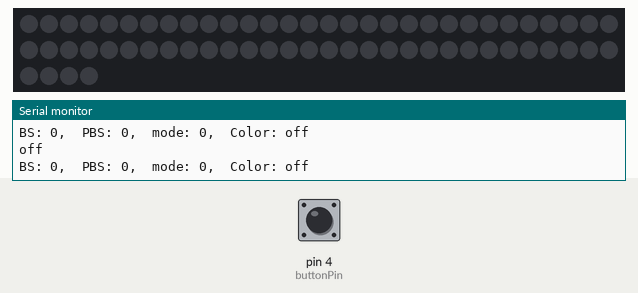
Recording of a sketch running on a simulated Arduino Uno, built with avr-gcc and run on an emulated ATmega328P. On the bench: 64 RGB LEDs in strip order, left to right, continuing on the next row, the last lines printed to the serial monitor. The test bench sets the inputs (shaded band); at power-on: pin 4 (buttonPin) LOW. Dim RGB values are drawn brighter than linear.

Above: at 1.2 s.
1.3 s: pin 4 (buttonPin) pulled HIGH for 3.2 s
At 1.9 s:
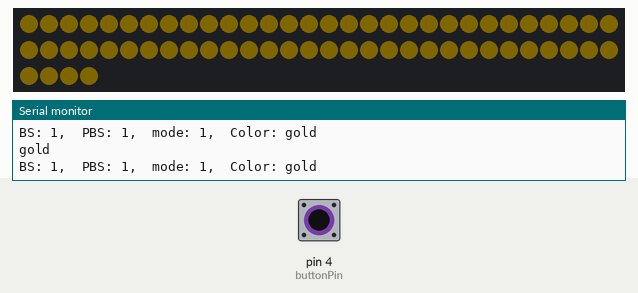
5.1 s: pin 4 (buttonPin) pulled HIGH for 3.2 s
At 8.43 s:
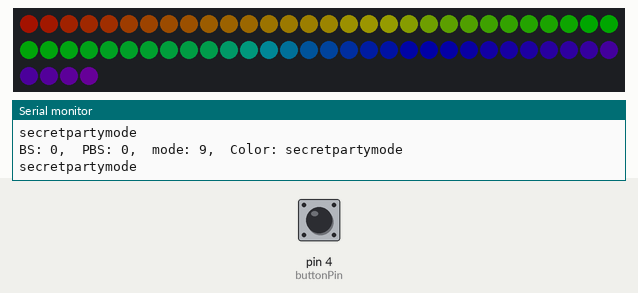
8.9 s: pin 4 (buttonPin) pulled HIGH for 3.2 s
At 12.19 s:
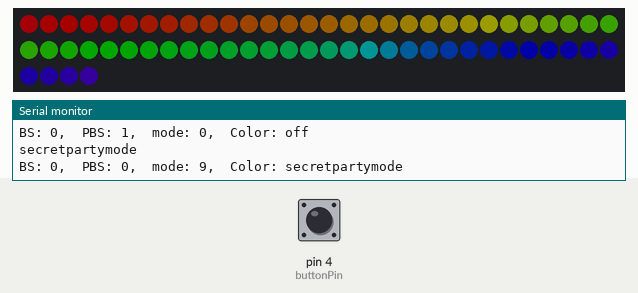
12.7 s: pin 4 (buttonPin) pulsed HIGH 5 times (0.12 s each, 0.3 s apart)
At 16.9 s:
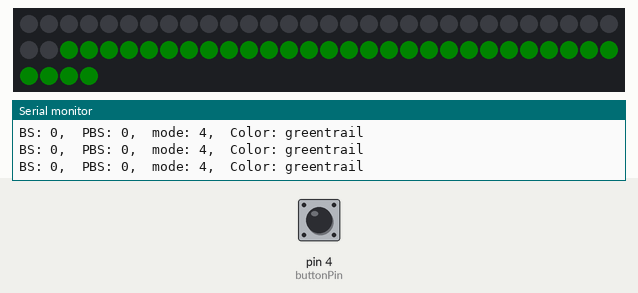

The sketch:

Belhaven.ino
```cpp
#include <FastLED.h>

#define buttonPin 4
#define neoPin 7
#define NUM_LEDS 64

# define BLAZER_GREEN CRGB(0,30,0)
# define BLAZER_GOLD CRGB(255,209,0)
CRGB leds[NUM_LEDS];

CRGBPalette16 blendable_palette (BLAZER_GOLD, BLAZER_GREEN, BLAZER_GOLD);

int mode = 0;
const char *modes[] = { "off", "gold", "goldtrail", "green", "greentrail", "greenandgold", "greenandgoldblend", "rgb01", "rgb02", "secretpartymode" };

int buttonState = 0;
int previousButtonState = 0;

long pressedTime = 0;
long releasedTime = 0;
const int HOLD_THRESHOLD = 1000;
boolean isPartyMode = false;

void setup() {
  // put your setup code here, to run once:
  pinMode(buttonPin, INPUT);
  FastLED.addLeds<NEOPIXEL, neoPin>(leds, NUM_LEDS);
  Serial.begin(9600);
}

bool checkButtonPress() {
  buttonState = digitalRead(buttonPin);
  const int modesLen = sizeof(modes) / sizeof(modes[0]);

  Serial.println((String)"BS: " + buttonState + ",\tPBS: " + previousButtonState + ",\tmode: " + mode + ",\tColor: " + modes[mode]);


  if (buttonState == HIGH && previousButtonState == LOW) {
    pressedTime = millis();
    previousButtonState = buttonState;

    if (isPartyMode) {
      mode = 0;
      isPartyMode = false;
    } else if (mode + 1 == modesLen - 1) {
      mode = 0;
    } else {
      mode++;
    }

    return true;
  }

  if (buttonState == LOW && previousButtonState == HIGH) {
    releasedTime = millis();


    if (!isPartyMode && (releasedTime - pressedTime) > HOLD_THRESHOLD * 3) {
      mode = modesLen - 1;
      isPartyMode = true;
    } else if ((releasedTime - pressedTime) > HOLD_THRESHOLD) {
      mode = 0;
    }

    previousButtonState = buttonState;

    return false;
  }
  return false;
}

void loop() {
  checkButtonPress();

  String setting = modes[mode];
  Serial.println(setting);
  delay(50);

  if (setting == "off") {
    FastLED.clear();
    FastLED.show();
  } else if (setting == "gold") {
    FastLED.setBrightness(5);
    fill_solid(leds, NUM_LEDS, BLAZER_GOLD);
    FastLED.show();
  } else if (setting == "goldtrail") {
    colorTrail(BLAZER_GOLD);
  } else if (setting == "green") {
    FastLED.setBrightness(60);
    fill_solid(leds, NUM_LEDS, BLAZER_GREEN);
    FastLED.show();
  } else if (setting == "greentrail") {
    FastLED.setBrightness(60);
    colorTrail(BLAZER_GREEN);
  } else if (setting == "greenandgold") {
    for (int i = 0; i < NUM_LEDS; i++) {
      for (int j = 0; j < NUM_LEDS; j++) {
        if (i + j < NUM_LEDS) {
          leds[i + j] = BLAZER_GREEN;
        } else {
          leds[(i + j) - NUM_LEDS] = BLAZER_GOLD;
        }
      }
      FastLED.show();
      delay(50);

      if (checkButtonPress() == true) {
        return;
      }
    }

    for (int i = 0; i < NUM_LEDS; i++) {
      for (int j = 0; j < NUM_LEDS; j++) {
        if (i + j < NUM_LEDS) {
          leds[i + j] = BLAZER_GOLD;
        } else {
          leds[(i + j) - NUM_LEDS] = BLAZER_GREEN;
        }
      }
      FastLED.show();
      delay(50);

      if (checkButtonPress() == true) {
        return;
      }
    }
  } else if (setting == "greenandgoldblend") {
    for (int i = 200; i > 0; i--) {
      int j = 180;
      if (j >= 30) {
        j--;
      }
      fill_solid(leds, NUM_LEDS, CRGB(i, j, 0));
      FastLED.show();
      if (checkButtonPress() == true) {
        return;
      }

      delay(50);
    }
    if (checkButtonPress() == true) {
      return;
    }
    delay(500);
    if (checkButtonPress() == true) {
      return;
    }
    for (int i = 0; i < 200; i++) {
      int j;
      if (i >= j && i <= 200) {
        j = i;
      } else {
        j = 200;
      }
      fill_solid(leds, NUM_LEDS, CRGB(i, j, 0));
      FastLED.show();
      if (checkButtonPress() == true) {
        return;
      }

      delay(50);
    }
    if (checkButtonPress() == true) {
      return;
    }
    delay(500);
    if (checkButtonPress() == true) {
      return;
    }
  } else if (setting == "rgb01") {
    fill_rainbow(leds, NUM_LEDS, 0, 255 / NUM_LEDS);
    FastLED.show();
  } else if (setting == "rgb02") {
    fill_rainbow(leds, NUM_LEDS, 0, 255 / NUM_LEDS * 2);
    FastLED.show();
  } else if (setting == "secretpartymode") {
    uint8_t waveCycle = beat8(15, 255);
    fill_rainbow(leds, NUM_LEDS, waveCycle, 3);
    FastLED.setBrightness(40);
    FastLED.show();
  }

}

void colorTrail (CRGB color) {
  for (int i = 0; i < NUM_LEDS; i++) {
    for (int j = 0; j < NUM_LEDS / 2; j++) {
      if (i + j <= NUM_LEDS) {
        leds[i + j] = color;
      } else {
        leds[(i + j) - NUM_LEDS] = color;
      }
    }
    FastLED.show();
    leds[i] = CRGB::Black;

    if (checkButtonPress() == true) {
      return;
    }

    delay(50);
  }
}
```

Measured:
- after the input at 1.3 s, the LEDs: change after 0.09 s (image 1)
- after the input at 5.1 s, the LEDs: first differ from a run without the input after 0.11 s (image 2 shows a later state)
- after the input at 8.9 s, the LEDs: first differ from a run without the input after 0.12 s (image 3 shows a later state)
- after the input at 12.7 s, the LEDs: first differ from a run without the input after 0.06 s (image 4 shows a later state)
